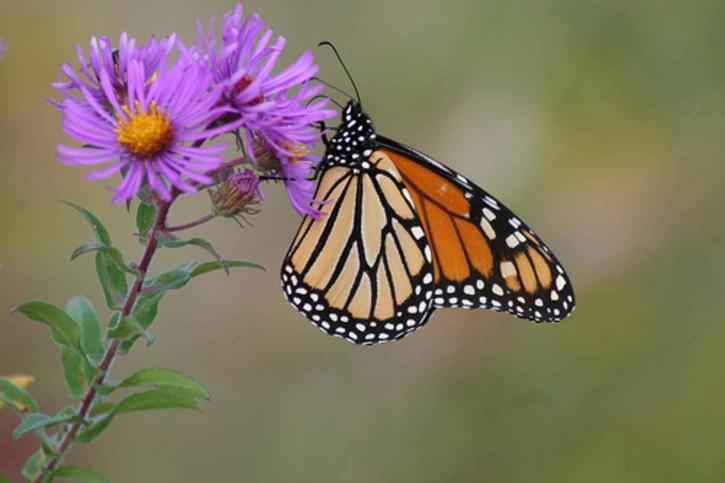
#> input picture pristine/img1.jpg, 725 x 483 px; its folder holds only this picture in this run
$ python scratch.py   (older library calls are emulated)
#> lines starting #> are read from the running program, lines starting #| are printed output that depends on the picture
### estimateniqe.py
import shutil
import os

import numpy as np
import scipy.misc
import scipy.io
import scipy.ndimage
import skimage.io
import skvideo.measure
import skvideo.utils


# from https://stackoverflow.com/questions/17190649/how-to-obtain-a-gaussian-filter-in-python
def matlab_style_gauss2D(shape=(7, 7), sigma=7 / 6):
    """
    2D gaussian mask - should give the same result as MATLAB's
    fspecial('gaussian',[shape],[sigma])
    """
    m, n = [(ss - 1.) / 2. for ss in shape]
    y, x = np.ogrid[-m:m + 1, -n:n + 1]
    h = np.exp(-(x * x + y * y) / (2. * sigma * sigma))
    h[h < np.finfo(h.dtype).eps * h.max()] = 0
    sumh = h.sum()
    if sumh != 0:
        h /= sumh
    return h


# computes mean instead of extracting features
# [17 lines left out: function mean_on_patches, not called in this run]


# implemented from https://github.com/utlive/niqe/blob/main/estimatemodelparam.m
def estimate_model_param(folder_path, block_size_row=96, block_size_col=96, sharp_threshold=0.75):
    """
    Estimates model parameters for Naturalness Image Quality Evaluator. [#f1]_

    Input a folder of pristine images and save parameters to a mat file.

    :param folder_path: folder containing the pristine images.
    :param block_size_row: height of the blocks in to which image is divided
    :param block_size_col: width of the blocks in to which image is divided
    :param sharp_threshold: the sharpness threshold level

    :return: mu_prisparam, mean of multivariate Gaussian model;
             cov_prisparam, covariance of multivariate Gaussian model

    Reference
    -----
    .. [#f1] Mittal, Anish, Rajiv Soundararajan, and Alan C. Bovik.
    "Making a 'completely blind' image quality analyzer."
    IEEE Signal Processing Letters 20.3 (2013): 209-212.
    """
#> called with folder_path = 'pristine', block_size_row = 96, block_size_col = 96, sharp_threshold = 0.75

    # ---------------------------------------------------------------
    # Find names of images in the folder
    current = os.getcwd()
    os.chdir(folder_path)
    names = os.listdir(os.getcwd())
    os.chdir(current)

    # Number of features: 18 features at each scale
    feat_num = 18

    # ---------------------------------------------------------------
    # Make the directory for storing the features
    if os.path.isdir('local_features'):
        shutil.rmtree('local_features')
    os.mkdir('local_features')

    # ---------------------------------------------------------------
    # Compute pristine image features
    for i in range(0, len(names)):
        im = skimage.io.imread(f'{folder_path}/{names[i]}', as_gray=True)
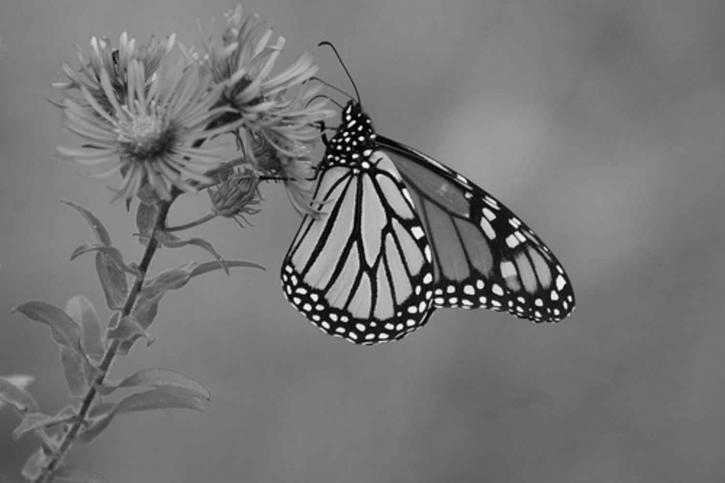
#> im: shape (483, 725) float64; min 0, max 1, mean 0.462
        row, col = im.shape
#> row = 483; col = 725
        block_row_num = row // block_size_row
#> block_row_num = 5
        block_col_num = col // block_size_col
#> block_col_num = 7
        im = im[:(block_row_num * block_size_row + 1), :(block_col_num * block_size_col + 1)]
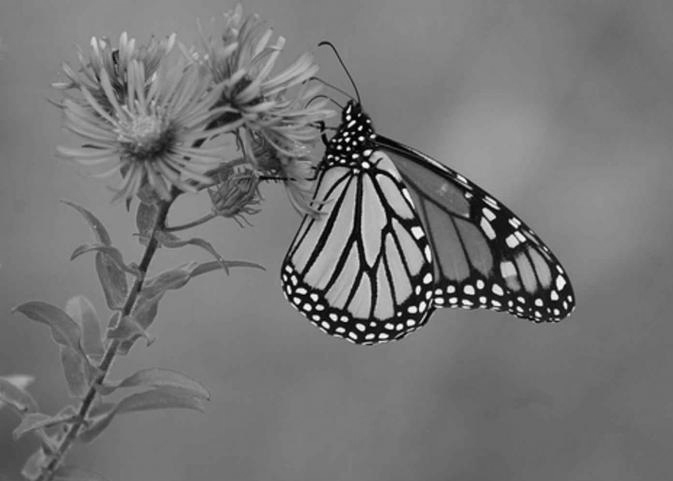
#> im: shape (481, 673) float64; min 0, max 1, mean 0.463
        window = matlab_style_gauss2D()
        window = window / sum(sum(window))

        mu = scipy.ndimage.correlate(im, window, mode='nearest')
        mu_sg = mu * mu
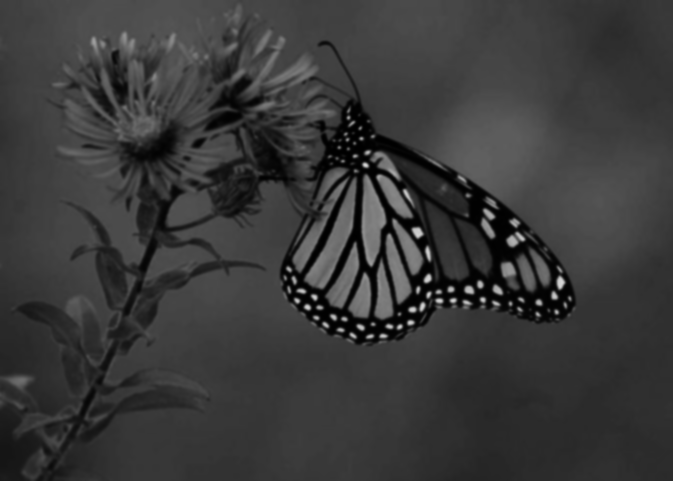
#> mu_sg: shape (481, 673) float64; min 0.000539, max 0.844, mean 0.226
        sigma = np.sqrt(abs(scipy.ndimage.correlate(im * im, window, mode='nearest') - mu_sg))
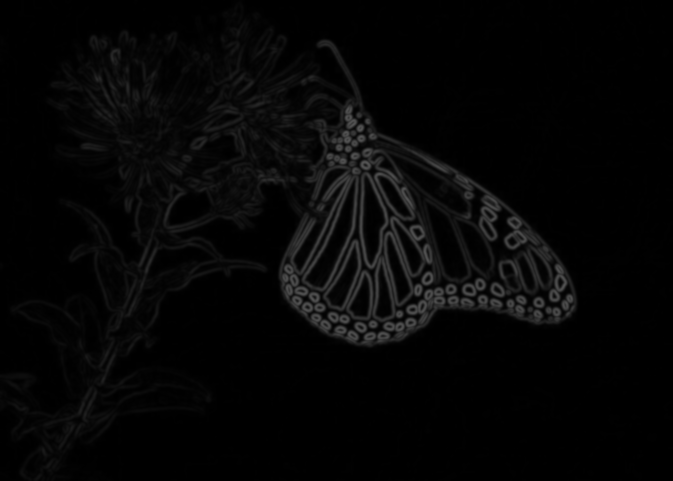
#> sigma: shape (481, 673) float64; min 0, max 0.331, mean 0.0249
        struct_dis = np.array(im - mu) / (sigma + 1)
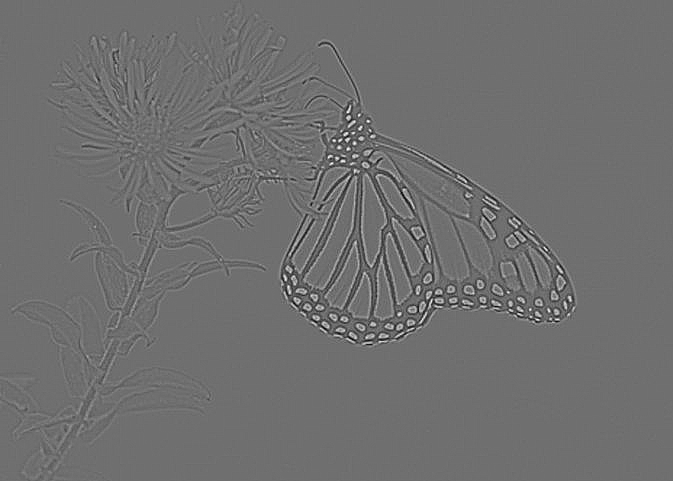
#> struct_dis: shape (481, 673) float64; min -0.22, max 0.282, mean -4.63e-05; drawn with min black and max white
        feat = skvideo.measure.extract_on_patches(struct_dis, 96)
        x, y = feat.shape
        feat = np.reshape(feat, (feat_num, int(x * y / feat_num))).transpose()
        sharpness = mean_on_patches(sigma, 96)

        mdic = {"feat": feat, "sharpness": sharpness}
        scipy.io.savemat(f'local_features/local{i}.mat', mdic)

    # ----------------------------------------------
    # Load pristine image features
    pris_param = 0
    current = os.getcwd()
    os.chdir('local_features')
    names = os.listdir(os.getcwd())
    os.chdir(current)
    for i in range(0, len(names)):
        # Load the features and select the only features
        data = scipy.io.loadmat(f'local_features/{names[i]}')
        sharpness = data['sharpness']
        feat = data['feat']
        threshold = sharp_threshold * np.amax(sharpness)
        feat = feat[(sharpness > threshold).flatten(), :]
        if i == 0:
            pris_param = feat
        else:
            pris_param = np.vstack((pris_param, feat))

    # ----------------------------------------------
    # shrink pris_param to (36,18) via averaging
    step = pris_param.shape[0] / 36
    pris_param_s = np.add.reduceat(pris_param.astype(float), np.arange(0, pris_param.shape[0], step).astype(int))
    pris_param_s = np.divide(pris_param_s, step)

    # Compute model parameters
    mu = np.nanmean(pris_param)
    cov = np.ma.cov(pris_param_s)
    # ----------------------------------------------
    # Save features in the mat file and clean up
    mdic = {"pop_mu": mu, "pop_cov": cov}
    scipy.io.savemat('niqe_fitted_parameters.mat', mdic)
    shutil.rmtree('local_features')
    return mu, cov


# [61 lines left out: function fit_niqe, not called in this run]

### scratch.py
import estimateniqe
import scipy.io as sio

estimateniqe.estimate_model_param('pristine')
#> (the call stopped at in estimate_model_param, `feat = skvideo.measure.extract_on_patches(struct_dis, 96)`: skvideo is not available in this run)
#> (the run stopped early here; a loop or call above may not have finished)

$ run again, on pristine/img13.jpg
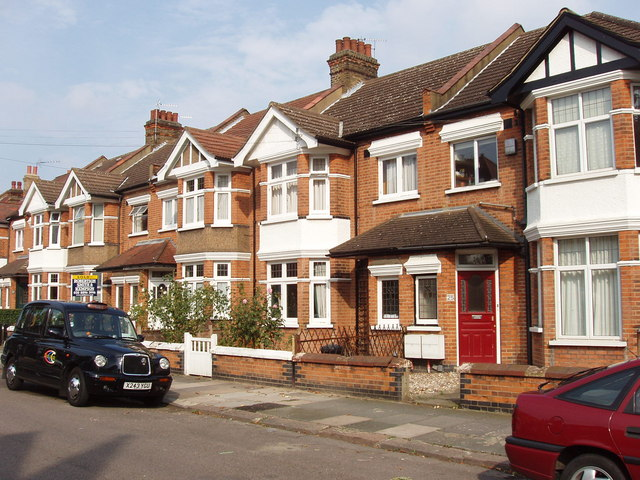
#> input picture pristine/img13.jpg, 640 x 480 px
#> in estimate_model_param, `sigma = np.sqrt(abs(scipy.ndimage.correlate(im * im, window, mode='nea..`:
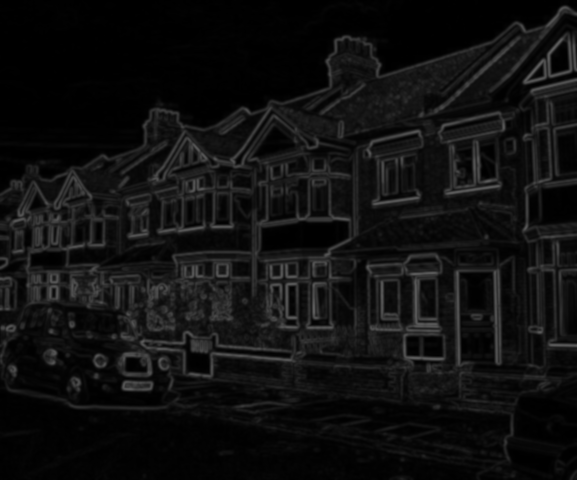
#> sigma: shape (480, 577) float64; min 0, max 0.366, mean 0.0643
#> in estimate_model_param, `struct_dis = np.array(im - mu) / (sigma + 1)`:
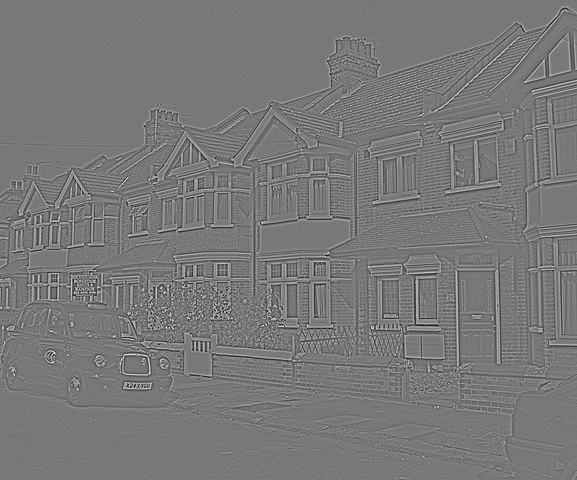
#> struct_dis: shape (480, 577) float64; min -0.392, max 0.437, mean -2.48e-05; drawn with min black and max white

$ run again, on pristine/img130.bmp
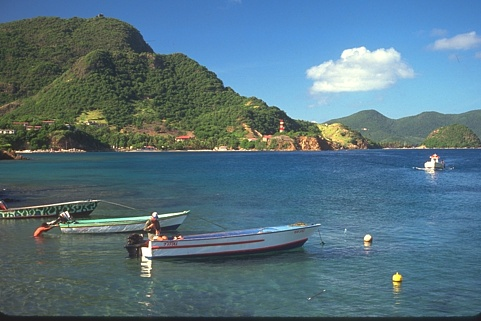
#> input picture pristine/img130.bmp, 481 x 321 px
#> in estimate_model_param, `sigma = np.sqrt(abs(scipy.ndimage.correlate(im * im, window, mode='nea..`:
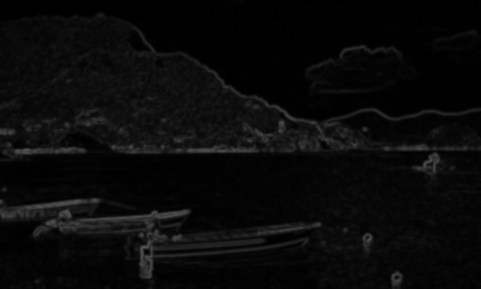
#> sigma: shape (289, 481) float64; min 0.00104, max 0.337, mean 0.0401
#> in estimate_model_param, `struct_dis = np.array(im - mu) / (sigma + 1)`:
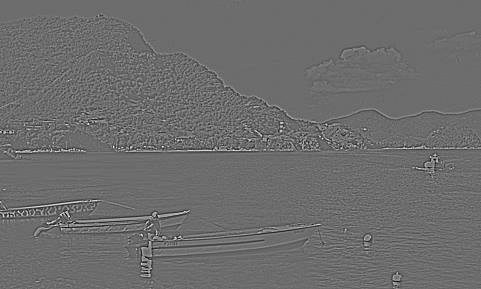
#> struct_dis: shape (289, 481) float64; min -0.312, max 0.419, mean -5.38e-05; drawn with min black and max white
